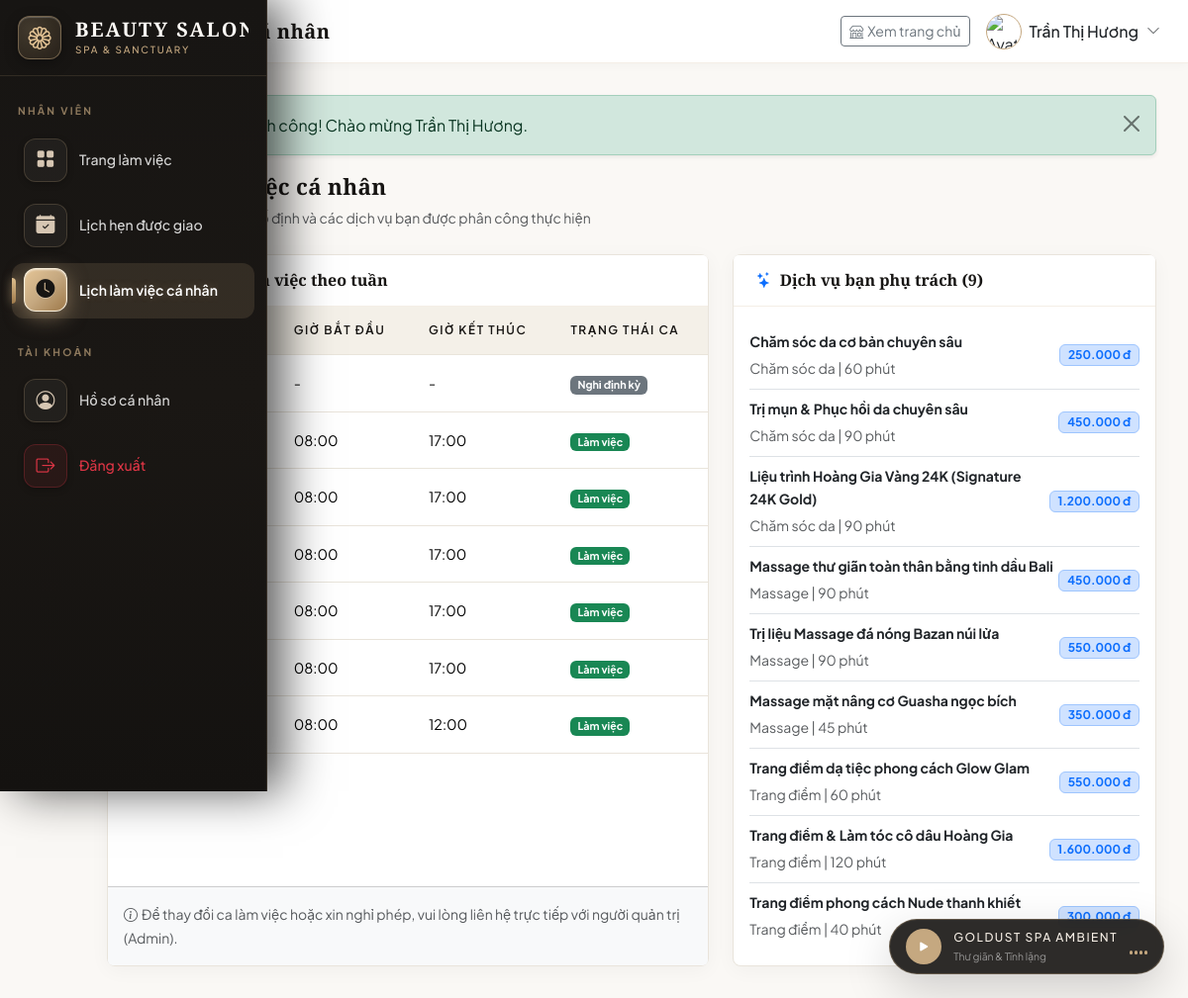
Screenshot of /staff/schedule.php (signed in) with the database file from the repository.
### tables this page shows
CREATE TABLE work_schedules (
    id INT AUTO_INCREMENT PRIMARY KEY,
    staff_id INT NOT NULL,
    day_of_week TINYINT NOT NULL COMMENT '0=Chủ nhật, 1=Thứ 2, ..., 6=Thứ 7',
    start_time TIME NOT NULL,
    end_time TIME NOT NULL,
    is_off TINYINT(1) NOT NULL DEFAULT 0 COMMENT '1=Nghỉ, 0=Làm việc',
    FOREIGN KEY (staff_id) REFERENCES users(id) ON DELETE CASCADE ON UPDATE CASCADE
);

CREATE TABLE services (
    id INT AUTO_INCREMENT PRIMARY KEY,
    category_id INT NOT NULL,
    name VARCHAR(100) NOT NULL,
    description TEXT,
    price DECIMAL(12,2) NOT NULL DEFAULT 0,
    duration INT NOT NULL DEFAULT 30 COMMENT 'Thời gian thực hiện (phút)',
    image VARCHAR(255),
    status ENUM('active', 'inactive') NOT NULL DEFAULT 'active',
    created_at TIMESTAMP DEFAULT CURRENT_TIMESTAMP,
    FOREIGN KEY (category_id) REFERENCES categories(id) ON DELETE CASCADE ON UPDATE CASCADE
);

CREATE TABLE categories (
    id INT AUTO_INCREMENT PRIMARY KEY,
    name VARCHAR(100) NOT NULL,
    description TEXT,
    status ENUM('active', 'inactive') NOT NULL DEFAULT 'active',
    created_at TIMESTAMP DEFAULT CURRENT_TIMESTAMP
);

### config/config.php (called while the page is built, shortened)
<?php
function formatCurrency($amount) {
    return number_format($amount, 0, ',', '.') . ' đ';
}
function formatTime($time) {
    return date('H:i', strtotime($time));
}

### staff/schedule.php (the view, shortened to what this page needs)
<?php
require_once __DIR__ . '/../config/config.php';
$db = getDB();
$staffId = $_SESSION['user_id'];
$stmt = $db->prepare("SELECT * FROM work_schedules WHERE staff_id = ? ORDER BY day_of_week ASC");
$stmt->execute([$staffId]);
$schedules = $stmt->fetchAll();
$stmtServices = $db->prepare("
    SELECT s.*, c.name AS category_name
    FROM staff_services ss
    JOIN services s ON ss.service_id = s.id
    LEFT JOIN categories c ON s.category_id = c.id
    WHERE ss.staff_id = ?
");
$stmtServices->execute([$staffId]);
$myServices = $stmtServices->fetchAll();
include __DIR__ . '/../includes/header.php';
?>
<div class="mb-4">
    <h4 class="fw-bold mb-1"><i class="bi bi-clock me-2 text-primary"></i>Lịch làm việc cá nhân</h4>
    <p class="text-muted small mb-0">Thời gian biểu làm việc cố định và các dịch vụ bạn được phân công thực hiện</p>
</div>
<div class="row g-4">
    <div class="col-lg-7">
        <div class="card table-card h-100">
            <div class="card-header bg-white py-3">
                <h6 class="mb-0 fw-bold"><i class="bi bi-calendar3 me-2 text-primary"></i>Khung giờ làm việc theo tuần</h6>
            </div>
            <div class="card-body p-0">
                <div class="table-responsive">
                    <table class="table table-hover align-middle mb-0">
                        <thead class="table-light">
                            <tr>
                                <th class="ps-3">Thứ trong tuần</th>
                                <th>Giờ bắt đầu</th>
                                <th>Giờ kết thúc</th>
                                <th>Trạng thái ca</th>
                            </tr>
                        </thead>
                        <tbody>
                            <?php foreach ($schedules as $item): ?>
                            <tr>
                                <td class="ps-3 fw-bold text-dark"><?= getDayName($item['day_of_week']) ?></td>
                                <td>
                                    <?= $item['is_off'] ? '-' : formatTime($item['start_time']) ?>
                                </td>
                                <td>
                                    <?= $item['is_off'] ? '-' : formatTime($item['end_time']) ?>
                                </td>
                                <td>
                                    <?php if ($item['is_off']): ?>
                                        <span class="badge bg-secondary">Nghỉ định kỳ</span>
                                    <?php else: ?>
                                        <span class="badge bg-success">Làm việc</span>
                                    <?php endif; ?>
                                </td>
                            </tr>
                            <?php endforeach; ?>
                        </tbody>
                    </table>
                </div>
            </div>
            <div class="card-footer bg-light p-3 small text-muted">
                <i class="bi bi-info-circle me-1"></i>Để thay đổi ca làm việc hoặc xin nghỉ phép, vui lòng liên hệ trực tiếp với người quản trị (Admin).
            </div>
        </div>
    </div>
    <div class="col-lg-5">
        <div class="card table-card h-100">
            <div class="card-header bg-white py-3">
                <h6 class="mb-0 fw-bold"><i class="bi bi-stars me-2 text-primary"></i>Dịch vụ bạn phụ trách (<?= count($myServices) ?>)</h6>
            </div>
            <div class="card-body p-3">
                <?php if (empty($myServices)): ?>
                    <p class="text-muted small mb-0">Chưa được gán dịch vụ phụ trách nào.</p>
                <?php else: ?>
                    <div class="list-group list-group-flush">
                        <?php foreach ($myServices as $s): ?>
                            <div class="list-group-item px-0 py-2 d-flex justify-content-between align-items-center">
                                <div>
                                    <div class="fw-bold small text-dark"><?= htmlspecialchars($s['name']) ?></div>
                                    <small class="text-muted"><?= htmlspecialchars($s['category_name'] ?? 'Dịch vụ') ?> | <?= $s['duration'] ?> phút</small>
                                </div>
                                <span class="badge bg-primary-subtle text-primary border border-primary-subtle">
                                    <?= formatCurrency($s['price']) ?>
                                </span>
                            </div>
                        <?php endforeach; ?>
                    </div>
                <?php endif; ?>
            </div>
        </div>
    </div>
</div>
<?php include __DIR__ . '/../includes/footer.php'; ?>

### assets/css/style.css (style rules this page uses)
:root { --gold: #c5a880; --gold-light: #e5d5c0; --gold-dark: #9e7949; --gold-hover: #b38f5e; --canvas: #faf8f5; --surface: #ffffff; --surface-alt: #f4f0e8; --dark: #1c1a17; --dark-surface: #24211d; --dark-muted: #3a3530; --text-main: #2b2723; --text-muted: #78716a; --border-color: rgba(197, 168, 128, 0.3); --border-light: #e9e4db; --success: #2e7d32; --danger: #b71c1c; --warning: #c5a880; --info: #37474f; --font-serif: 'Cormorant Garamond', Georgia, serif; --font-sans: 'Plus Jakarta Sans', -apple-system, BlinkMacSystemFont, sans-serif; --radius-sm: 4px; --radius-md: 8px; --radius-lg: 16px; --radius-full: 9999px; --shadow-subtle: 0 4px 20px rgba(28, 26, 23, 0.04); --shadow-medium: 0 10px 30px rgba(28, 26, 23, 0.08); --shadow-hover: 0 16px 40px rgba(197, 168, 128, 0.15); }
* { margin: 0; padding: 0; box-sizing: border-box; }
html, body { overflow-x: hidden; width: 100%; max-width: 100vw; }
body { font-family: var(--font-sans); background-color: var(--canvas); color: var(--text-main); line-height: 1.7; font-weight: 400; -webkit-font-smoothing: antialiased; }
h1, h2, h3, h4, .font-serif { font-family: var(--font-serif); color: var(--dark); font-weight: 600; letter-spacing: 0.5px; }
h4 { font-size: 1.4rem; line-height: 1.4; }
p { color: var(--text-muted); }
.table-card { background: #ffffff; border: 1px solid var(--border-light) !important; box-shadow: var(--shadow-subtle) !important; }
.table thead th { background-color: var(--surface-alt) !important; color: var(--dark) !important; font-family: var(--font-sans); font-size: 0.75rem; text-transform: uppercase; letter-spacing: 1.5px; font-weight: 600; border-bottom: 1px solid var(--border-light); padding: 14px 16px; }
.table tbody td { padding: 16px; border-bottom: 1px solid var(--border-light); font-size: 0.9rem; }

### includes/header.php (style rules this page uses)
:root { --sidebar-collapsed-width: 76px; --sidebar-expanded-width: 270px; --gold: #c5a880; --gold-light: #f4ede4; --gold-dark: #9e7949; --dark: #171513; --dark-elevated: #221f1b; --canvas: #faf8f5; }
body { font-family: 'Plus Jakarta Sans', -apple-system, BlinkMacSystemFont, sans-serif; background-color: var(--canvas); color: #2b2723; }
h1, h2, h3, h4, h5, .font-serif { font-family: 'Cormorant Garamond', Georgia, serif; letter-spacing: 0.3px; }
.table-card { background: #fff; border: 1px solid rgba(197, 168, 128, 0.2); border-radius: 8px; box-shadow: 0 4px 15px rgba(28,26,23,0.04); }
.table-card .card-header { background: #faf8f5; border-bottom: 1px solid rgba(197, 168, 128, 0.2); padding: 1.1rem 1.4rem; font-weight: 600; font-family: 'Cormorant Garamond', Georgia, serif; font-size: 1.25rem; color: var(--dark); }

### rows the page displays
work_schedules: is_off "Nghỉ định kỳ"
work_schedules: start_time "08:00", end_time "17:00", is_off "Làm việc"
work_schedules: start_time "08:00", end_time "17:00", is_off "Làm việc"
work_schedules: start_time "08:00", end_time "17:00", is_off "Làm việc"
work_schedules: start_time "08:00", end_time "17:00", is_off "Làm việc"
work_schedules: start_time "08:00", end_time "17:00", is_off "Làm việc"
work_schedules: start_time "08:00", end_time "12:00", is_off "Làm việc"
services: name "Chăm sóc da cơ bản chuyên sâu", category.name "Chăm sóc da", duration "60", price "250.000 đ"
services: name "Trị mụn & Phục hồi da chuyên sâu", category.name "Chăm sóc da", duration "90", price "450.000 đ"
services: name "Liệu trình Hoàng Gia Vàng 24K (Signature 24K Gold)", category.name "Chăm sóc da", duration "90", price "1.200.000 đ"
services: name "Massage thư giãn toàn thân bằng tinh dầu Bali", category.name "Massage", duration "90", price "450.000 đ"
services: name "Trị liệu Massage đá nóng Bazan núi lửa", category.name "Massage", duration "90", price "550.000 đ"
services: name "Massage mặt nâng cơ Guasha ngọc bích", category.name "Massage", duration "45", price "350.000 đ"
services: name "Trang điểm dạ tiệc phong cách Glow Glam", category.name "Trang điểm", duration "60", price "550.000 đ"
services: name "Trang điểm & Làm tóc cô dâu Hoàng Gia", category.name "Trang điểm", duration "120", price "1.600.000 đ"
services: name "Trang điểm phong cách Nude thanh khiết", category.name "Trang điểm", duration "40", price "300.000 đ"

### other values shown
$pageTitle "Lịch làm việc cá nhân"
$currentUser['full_name'] "Trần Thị Hương"
$flash['message'] "Đăng nhập thành công! Chào mừng Trần Thị Hương."
count($myServices) "9"
